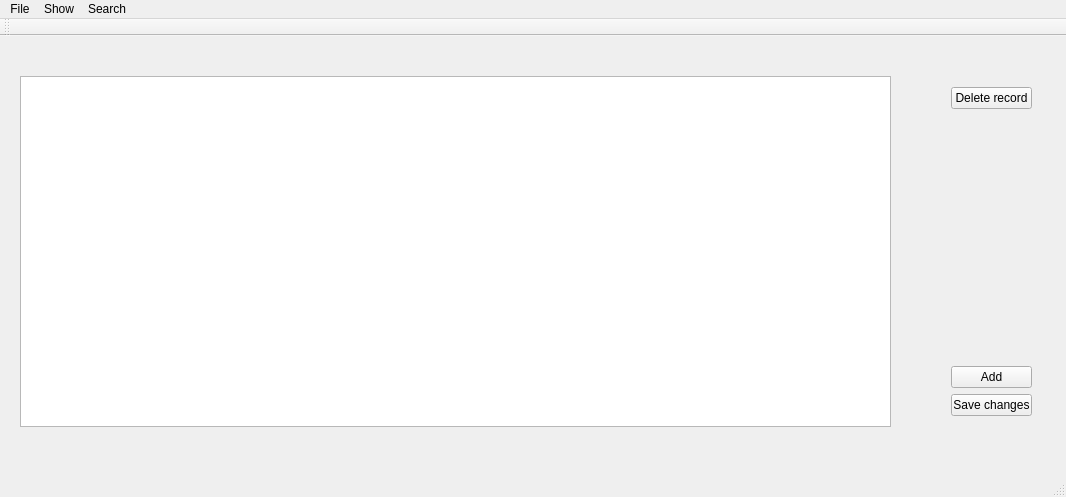
<?xml version="1.0" encoding="UTF-8"?>
<ui version="4.0">
 <class>AdmWindow</class>
 <widget class="QMainWindow" name="AdmWindow">
  <property name="geometry">
   <rect>
    <x>0</x>
    <y>0</y>
    <width>1066</width>
    <height>497</height>
   </rect>
  </property>
  <property name="windowTitle">
   <string>Auto Parts Store</string>
  </property>
  <widget class="QWidget" name="centralWidget">
   <widget class="QTableView" name="databaseTable">
    <property name="geometry">
     <rect>
      <x>20</x>
      <y>40</y>
      <width>871</width>
      <height>351</height>
     </rect>
    </property>
   </widget>
   <widget class="QWidget" name="layoutWidget">
    <property name="geometry">
     <rect>
      <x>940</x>
      <y>40</y>
      <width>103</width>
      <height>351</height>
     </rect>
    </property>
    <layout class="QVBoxLayout" name="verticalLayout_3">
     <item>
      <layout class="QVBoxLayout" name="verticalLayout_2">
       <item>
        <widget class="QPushButton" name="pushButton_3">
         <property name="text">
          <string>Delete record</string>
         </property>
        </widget>
       </item>
       <item>
        <spacer name="verticalSpacer">
         <property name="orientation">
          <enum>Qt::Vertical</enum>
         </property>
         <property name="sizeHint" stdset="0">
          <size>
           <width>20</width>
           <height>40</height>
          </size>
         </property>
        </spacer>
       </item>
      </layout>
     </item>
     <item>
      <layout class="QVBoxLayout" name="verticalLayout">
       <item>
        <widget class="QPushButton" name="pushButton">
         <property name="text">
          <string>Add</string>
         </property>
        </widget>
       </item>
       <item>
        <widget class="QPushButton" name="pushButton_2">
         <property name="text">
          <string>Save changes</string>
         </property>
        </widget>
       </item>
      </layout>
     </item>
    </layout>
   </widget>
  </widget>
  <widget class="QMenuBar" name="menuBar">
   <property name="geometry">
    <rect>
     <x>0</x>
     <y>0</y>
     <width>1066</width>
     <height>27</height>
    </rect>
   </property>
   <widget class="QMenu" name="menuFile">
    <property name="title">
     <string>File</string>
    </property>
    <addaction name="actionExit"/>
   </widget>
   <widget class="QMenu" name="menuSearch">
    <property name="title">
     <string>Show</string>
    </property>
    <addaction name="productShow"/>
    <addaction name="categoryShow"/>
    <addaction name="manufacturerShow"/>
    <addaction name="countryShow"/>
    <addaction name="customerShow"/>
    <addaction name="receiptShow"/>
   </widget>
   <widget class="QMenu" name="menuSearch_2">
    <property name="title">
     <string>Search</string>
    </property>
    <widget class="QMenu" name="menuProduct">
     <property name="title">
      <string>Product</string>
     </property>
     <addaction name="actionId"/>
     <addaction name="actionName"/>
     <addaction name="actionPrice"/>
     <addaction name="actionCount"/>
     <addaction name="actionManufacturer"/>
     <addaction name="actionCountry_2"/>
     <addaction name="actionCategory_2"/>
    </widget>
    <widget class="QMenu" name="menuCustomer">
     <property name="title">
      <string>Customer</string>
     </property>
     <addaction name="actionName_Surname"/>
     <addaction name="actionCity"/>
    </widget>
    <addaction name="menuProduct"/>
    <addaction name="menuCustomer"/>
   </widget>
   <addaction name="menuFile"/>
   <addaction name="menuSearch"/>
   <addaction name="menuSearch_2"/>
  </widget>
  <widget class="QToolBar" name="mainToolBar">
   <attribute name="toolBarArea">
    <enum>TopToolBarArea</enum>
   </attribute>
   <attribute name="toolBarBreak">
    <bool>false</bool>
   </attribute>
  </widget>
  <widget class="QStatusBar" name="statusBar"/>
  <action name="actionExit">
   <property name="text">
    <string>Exit</string>
   </property>
  </action>
  <action name="productShow">
   <property name="text">
    <string>Product</string>
   </property>
  </action>
  <action name="categoryShow">
   <property name="text">
    <string>Category</string>
   </property>
  </action>
  <action name="manufacturerShow">
   <property name="text">
    <string>Manufacturer</string>
   </property>
  </action>
  <action name="countryShow">
   <property name="text">
    <string>Country</string>
   </property>
  </action>
  <action name="customerShow">
   <property name="text">
    <string>Customer</string>
   </property>
  </action>
  <action name="receiptShow">
   <property name="text">
    <string>Receipt</string>
   </property>
  </action>
  <action name="actionManufactorer">
   <property name="text">
    <string>Manufactorer</string>
   </property>
  </action>
  <action name="actionCategory">
   <property name="text">
    <string>Category</string>
   </property>
  </action>
  <action name="actionCountry">
   <property name="text">
    <string>Country</string>
   </property>
  </action>
  <action name="actionReceipt">
   <property name="text">
    <string>Receipt</string>
   </property>
  </action>
  <action name="actionId">
   <property name="text">
    <string>ID</string>
   </property>
  </action>
  <action name="actionName">
   <property name="text">
    <string>Name</string>
   </property>
  </action>
  <action name="actionPrice">
   <property name="text">
    <string>Price</string>
   </property>
  </action>
  <action name="actionCount">
   <property name="text">
    <string>Count</string>
   </property>
  </action>
  <action name="actionManufacturer">
   <property name="text">
    <string>Manufacturer</string>
   </property>
  </action>
  <action name="actionCountry_2">
   <property name="text">
    <string>Country</string>
   </property>
  </action>
  <action name="actionCategory_2">
   <property name="text">
    <string>Category</string>
   </property>
  </action>
  <action name="actionName_Surname">
   <property name="text">
    <string>Name Surname</string>
   </property>
  </action>
  <action name="actionCity">
   <property name="text">
    <string>City</string>
   </property>
  </action>
 </widget>
 <layoutdefault spacing="6" margin="11"/>
 <resources/>
 <connections/>
</ui>
